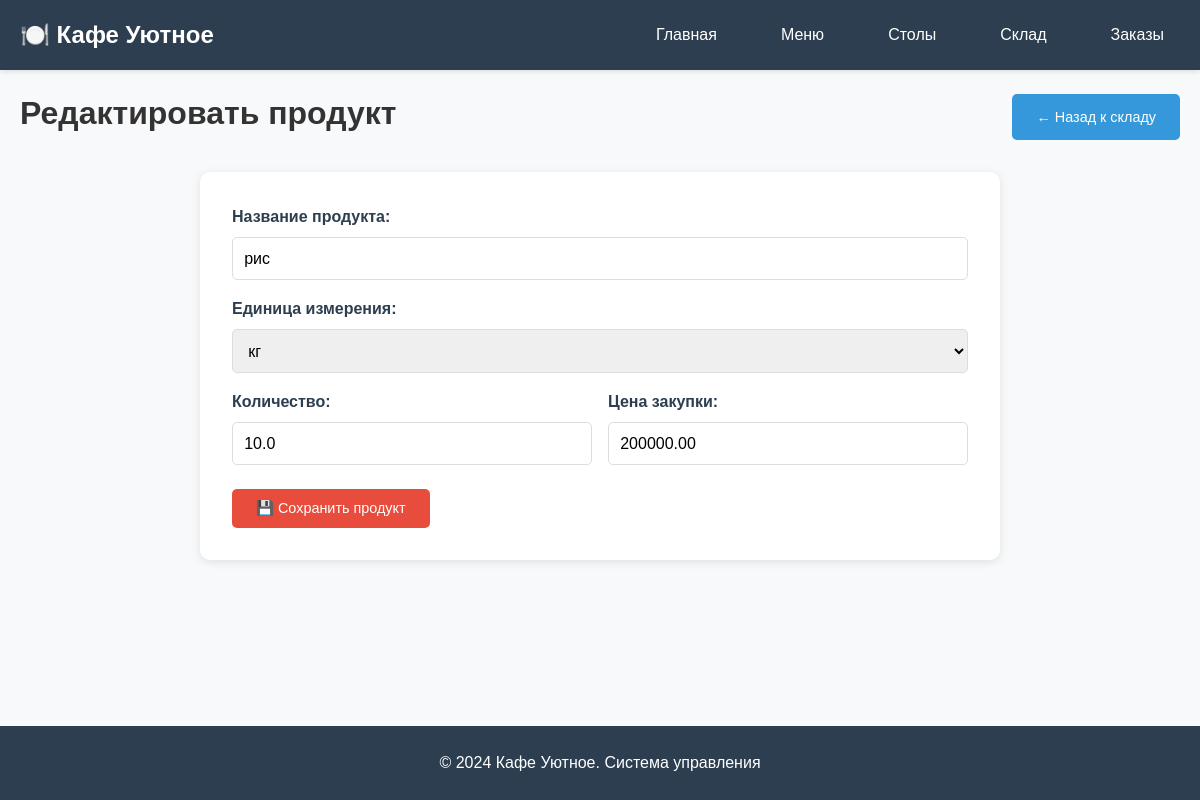
Page /stock/1/edit/ on the committed database.
### main/models.py (models this page shows, shortened)
class Product(models.Model):
    name = models.CharField(max_length=100)
    unit = models.CharField(max_length=20, choices=[
        ('kg', 'кг'),
        ('liters', 'л'),
        ('pieces', 'шт'),
        ('grams', 'г')
    ])
    quantity = models.FloatField(default=0)
    purchase_price = models.DecimalField(max_digits=10, decimal_places=2)

### main/views.py (the view)
# urls.py: path('stock/<int:product_id>/edit/', product_edit, name='product_edit'),
def product_edit(request, product_id):
    product = get_object_or_404(Product, id=product_id)
    if request.method == 'POST':
        form = ProductForm(request.POST, instance=product)
        if form.is_valid():
            form.save()
            messages.success(request, 'Продукт успешно обновлен!')
            return redirect('stock')
    else:
        form = ProductForm(instance=product)
    return render(request, 'product_form.html', {'form': form, 'title': 'Редактировать продукт'})

### main/forms.py
class ProductForm(forms.ModelForm):
    class Meta:
        model = Product
        fields = ['name', 'unit', 'quantity', 'purchase_price']
        widgets = {
            'name': forms.TextInput(attrs={'class': 'form-control', 'placeholder': 'Название продукта'}),
            'unit': forms.Select(attrs={'class': 'form-control'}),
            'quantity': forms.NumberInput(attrs={'class': 'form-control', 'step': '0.001'}),
            'purchase_price': forms.NumberInput(attrs={'class': 'form-control', 'step': '0.01'}),
        }

### templates/product_form.html (shortened to what this page needs)
{% extends "base.html" %}
{% block content %}
<div class="container">
    <div class="form-header">
        <h1>{{ title }}</h1>
        <a href="/stock/" class="btn">← Назад к складу</a>
    </div>
    <div class="form-container">
        <form method="post" class="product-form">
            <div class="form-group">
                <label for="{{ form.name.id_for_label }}">Название продукта:</label>
                {{ form.name }}
            </div>
            <div class="form-group">
                <label for="{{ form.unit.id_for_label }}">Единица измерения:</label>
                {{ form.unit }}
            </div>
            <div class="form-row">
                <div class="form-group">
                    <label for="{{ form.quantity.id_for_label }}">Количество:</label>
                    {{ form.quantity }}
                </div>
                <div class="form-group">
                    <label for="{{ form.purchase_price.id_for_label }}">Цена закупки:</label>
                    {{ form.purchase_price }}
                </div>
            </div>
            <button type="submit" class="btn primary">💾 Сохранить продукт</button>
        </form>
    </div>
</div>
{% endblock %}

### static/style.css (style rules this page uses)
* { margin: 0; padding: 0; box-sizing: border-box; }
body { font-family: 'Arial', sans-serif; line-height: 1.6; color: #333; background-color: #f8f9fa; min-height: 100vh; display: flex; flex-direction: column; }
.container { max-width: 1200px; margin: 0 auto; padding: 0 20px; flex: 1; }
.btn { display: inline-block; padding: 0.7rem 1.5rem; background: #3498db; color: white; text-decoration: none; border-radius: 5px; border: none; cursor: pointer; transition: background 0.3s, transform 0.2s; font-size: 0.9rem; margin-top: 0.5rem; }
.btn.primary { background: #e74c3c; }
.form-container { background: white; padding: 2rem; border-radius: 10px; box-shadow: 0 2px 10px rgba(0,0,0,0.1); max-width: 800px; margin: 0 auto; }
.form-header { display: flex; justify-content: space-between; align-items: center; margin-bottom: 2rem; }
.form-group { margin-bottom: 1rem; }
.form-row { display: grid; grid-template-columns: 1fr 1fr; gap: 1rem; }
.form-group label { display: block; margin-bottom: 0.5rem; font-weight: bold; color: #2c3e50; }
.form-control { width: 100%; padding: 0.7rem; border: 1px solid #ddd; border-radius: 5px; font-size: 1rem; }

### rows in the picture
Product: name "рис", unit "кг", quantity "10.0", purchase_price "200000.00"

### other values in the picture
{{ title }} "Редактировать продукт"
